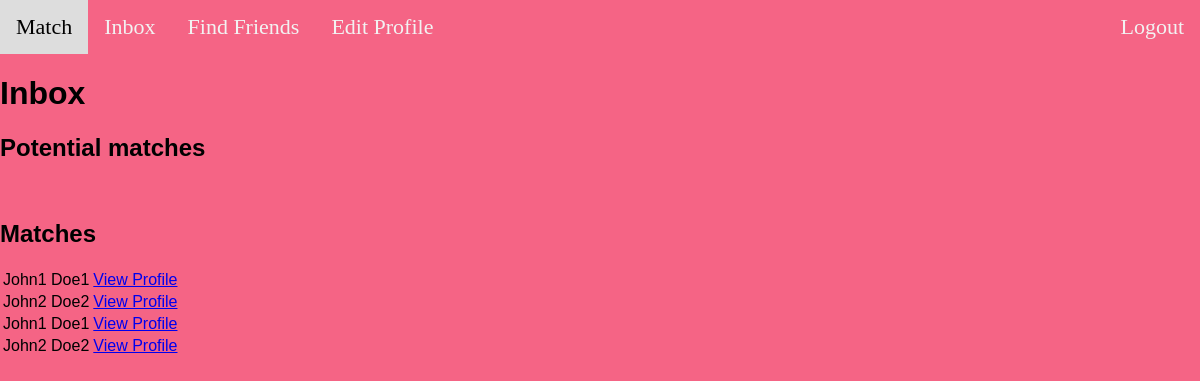
Page /inbox/john123 on the earlier database version.
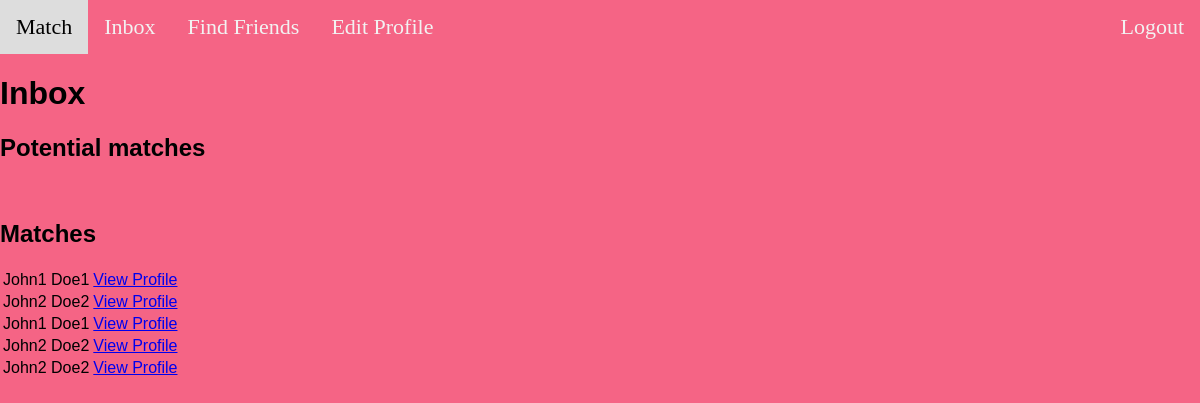
Same page on the later database version.
### tables this page shows
CREATE TABLE inbox (
    id integer primary key autoincrement,
    username text not null,
    matched_user1 text not null,
    matched_user2 text not null,
    matched_boolean boolean, 
    FOREIGN KEY (username) references users(username)
);

CREATE TABLE users (
    id integer primary key autoincrement,
    first_name text not null,
    last_name text not null,
    username text not null,
    password text not null,
    phone_number text,
    college text,
    class_year text,
    gender text,
    orientation text,
    preference text
);

### main.py (the view, shortened to what this page needs)
@app.route('/inbox/<username>', methods=['POST', 'GET'])
def inbox(username):
    if request.method == 'GET':
        inbox_data = get_matches_in_inbox(username)
        print("inbox data is ", inbox_data)
        return render_template('inbox.html', username=username, inbox_data = inbox_data)

### models.py (called while the page is built)
def get_matches_in_inbox(username):
    con = sql.connect("database.db")
    cur = con.cursor()
    query = "SELECT matched_user1, matched_boolean, users.first_name, users.last_name, users.phone_number from inbox "
    query += "JOIN users on inbox.matched_user1 = users.username "
    query += "WHERE inbox.matched_user2 = ?"
    cur.execute(query, [username])
    matches = cur.fetchall()
    con.close()
    con = sql.connect("database.db")
    cur = con.cursor()
    query = "SELECT matched_user2, matched_boolean, users.first_name, users.last_name, users.phone_number from inbox "
    query += "JOIN users on inbox.matched_user2 = users.username "
    query += "WHERE inbox.matched_user1 = ? "
    cur.execute(query, [username])
    matches += cur.fetchall()
    print("matches are", matches)
    con.close()
    return matches

### templates/inbox.html (shortened to what this page needs)
<!DOCTYPE html>
<html lang="en">
    <head>
        <link href="/static/css/main.css" rel="stylesheet" type="text/css" media="all">
    </head>
    <body>
        {% include "header.html" %}
        <h1>Inbox</h1>
        <div class="pending">
            <table id="pending-datatable">
                <h2>Potential matches</h2>
            </table>
        </div>
        <br />
        <div class="accepted">
            <h2>Matches</h2>
            <table id="accepted-datatable">
                <thead>
                    {% for match in inbox_data %}
                        {% if match[1] == 1 %}
                            <tr>
                                <td>{{match[2]}} {{match[3]}}</td>
                                <td><a href="{{username}}/view_profile?match={{match[0]}}">View Profile</a></td>
                            </tr>
                        {%endif%}
                    {% endfor %}
                </thead>
            </table>
        </div>
    </body>
</html>

### templates/header.html
<!DOCTYPE html>
<html lang="en">
    <head>
        <link href="/static/css/header.css" rel="stylesheet" type="text/css" media="all">
    </head>
    <body>
        <div class="topnav">
            <a href="{{ url_for('match', username=username) }}">Match</a>
            <a href="{{ url_for('inbox', username=username) }}">Inbox</a>
            <a href="{{ url_for('find_friends', username=username) }}">Find Friends</a>
            <a href="{{ url_for('profile', username=username) }}">Edit Profile</a>
            <div class="topnav-right">
                <a href="index">Logout</a>
            </div>
        </div>
    </body>
</html>

### static/css/main.css (style rules this page uses)
:root { --bgColor: #ffffff; --formColor: linear-gradient(#4b6cb7, #182848); --txtColor: #ffffff; --txtSecondaryColor: #ffff00; --inputBoxBg: transparent; --txtBtnColor: #ffffff; --txtBtnSecondaryColor: #000000; --btnBorderColor: #ffffff; --btnBgColor: transparent; --btnBgSecondaryColor: #ffffff; }
body { margin: 0; padding: 0; font-family: sans-serif; background: var(--bgColor); background: #F56485; }

### static/css/header.css (style rules this page uses)
.topnav { background-color: #F56485; overflow: hidden; }
.topnav a { float: left; color: #f2f2f2; text-align: center; padding: 14px 16px; text-decoration: none; font-size: 22px; font-family: 'Domine'; }
.topnav-right { float: right; }

Differences in the rows shown:
added inbox: first_name "John2", last_name "Doe2"
